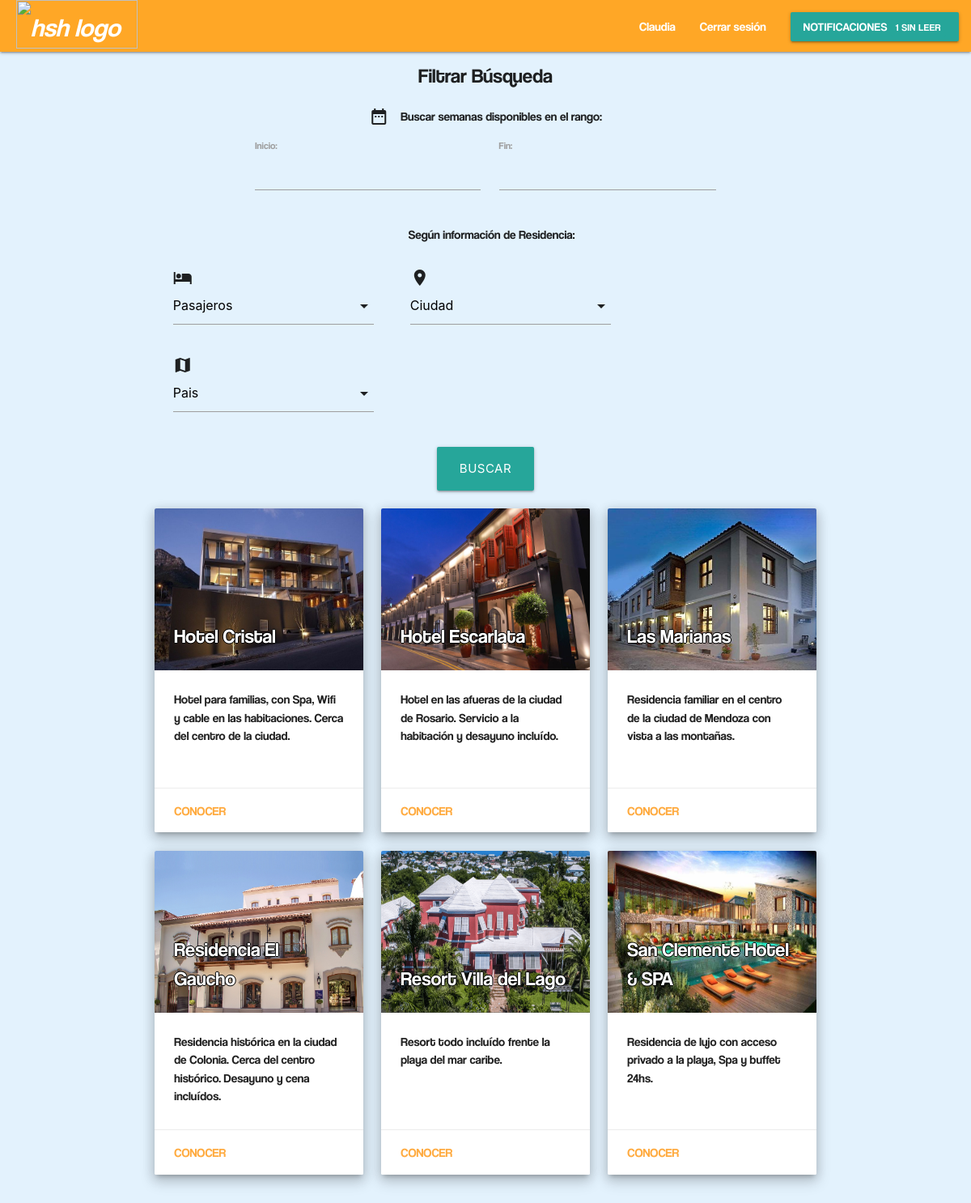
/buscar_residencias/ (signed in), run on the app's committed database.
### main/models.py (models this page shows, shortened)
class User(AbstractBaseUser, PermissionsMixin):
	email = models.EmailField(_('email address'), unique=True)
	first_name = models.CharField(_('nombre'), max_length=30, blank=True)
	last_name = models.CharField(_('apellido'), max_length=30, blank=True)
	date_joined = models.DateTimeField(_('date joined'), auto_now_add=True)
	is_active = models.BooleanField(_('active'), default=True)
	date_of_birth = models.DateField(_('fecha de nacimiento'))
	nacionalidad = models.CharField(max_length=50)
	creditos = models.IntegerField(default=2)
	premium = models.BooleanField(_('premium estatus'), default=False)
	is_staff = models.BooleanField(
		_('staff status'),
		default=False,
		help_text=_('Designates whether the user can log into this admin site.'),
	)
	metodo_de_pago = models.OneToOneField(
		'Tarjeta',
		on_delete=models.CASCADE,
		related_name='user'
		)
	objects = UserManager()
	USERNAME_FIELD = 'email'
	REQUIRED_FIELDS = []
	class Meta:
		verbose_name = _('cliente')
		verbose_name_plural = _('clientes')

class Residencia(models.Model):
	nombre = models.CharField(max_length=50)
	dirección = models.CharField(max_length=200)
	ciudad = models.CharField(max_length=100)
	pais = models.CharField(max_length=30)
	descripcion = models.TextField()
	habitaciones = models.IntegerField(default=0)
	personas = models.IntegerField(default=0)
	baños = models.IntegerField(default=0)
	class Meta:
		ordering = ['nombre']
	def primerFoto(self):
		if self.imagenes.exists():
			return self.imagenes.first().imagen.name[12:]
		else:
			return "fotos/68184730.jpg"

class Imagen(models.Model):
	residencia = models.ForeignKey(Residencia,on_delete=models.CASCADE,related_name='imagenes')
	imagen = models.ImageField(upload_to=('staticfiles/fotos'))

### main/views.py (the view)
# urls.py: path("buscar_residencias/", views.buscar_residencias, name="buscar_residencias"),
def buscar_residencias(request):
    residencias = Residencia.objects.all()
    subastas = []
    errores = ""
    if request.method == 'POST':
        form = BuscarResidenciaForm(request.POST)
        if form.is_valid():
            fecha_inicio = form.cleaned_data.get("inicio")
            fecha_fin = form.cleaned_data.get("fin")
            pasa_form = form.cleaned_data.get("pasajeros")
            pais_form = form.cleaned_data.get("pais")
            ciudad_form = form.cleaned_data.get("ciudad")
            if pasa_form != None and pais_form != "" and ciudad_form != "":
                subastas = Subasta.objects.filter(dia_inicial__gte = fecha_inicio,
                dia_inicial__lte = fecha_fin, residencia__personas = pasa_form,
                residencia__pais = pais_form, residencia__ciudad = ciudad_form)
            elif pais_form != "" and ciudad_form != "":
                subastas = Subasta.objects.filter(dia_inicial__gte = fecha_inicio,
                dia_inicial__lte = fecha_fin, residencia__pais = pais_form,
                residencia__ciudad = ciudad_form)
            elif pasa_form != None and ciudad_form != "":
                subastas = Subasta.objects.filter(dia_inicial__gte = fecha_inicio,
                dia_inicial__lte = fecha_fin, residencia__personas = pasa_form,
                residencia__ciudad = ciudad_form)
            elif pais_form != "" and pasa_form != None:
                subastas = Subasta.objects.filter(dia_inicial__gte = fecha_inicio,
                dia_inicial__lte = fecha_fin, residencia__personas = pasa_form,
                residencia__pais = pais_form)
            elif pasa_form != None:
                subastas = Subasta.objects.filter(dia_inicial__gte = fecha_inicio,
                dia_inicial__lte = fecha_fin, residencia__personas = pasa_form)
            elif pais_form != "":
                subastas = Subasta.objects.filter(dia_inicial__gte = fecha_inicio,
                dia_inicial__lte = fecha_fin, residencia__pais = pais_form)
            elif ciudad_form != "":
                subastas = Subasta.objects.filter(dia_inicial__gte = fecha_inicio,
                dia_inicial__lte = fecha_fin, residencia__ciudad = ciudad_form)
            else:
                subastas = Subasta.objects.filter(dia_inicial__gte = fecha_inicio,
                                                  dia_inicial__lte = fecha_fin)
        residencias = set([Residencia.objects.get(id=s.residencia.id) for s in subastas])
    else:
        form = BuscarResidenciaForm()
    paises = set(r.pais for r in Residencia.objects.all())
    ciudades = set(r.ciudad for r in Residencia.objects.all())
    pasajeros = set(r.personas for r in Residencia.objects.all())
    return render(request=request,
                  template_name="main/residencias/buscar_residencias.html",
                  context={"residencias": residencias,
                           "paises": paises,
                           "pasajeros": pasajeros,
                           "ciudades": ciudades,
                           "form": form,
                           "notificaciones": request.user.notificaciones.all()})

### main/forms.py (shortened to what this page needs)
class BuscarResidenciaForm(forms.Form):
    inicio = forms.DateField(
        widget=forms.DateInput(format='%d/%m/%Y', attrs={'class': 'datepicker'}),
        input_formats=('%d/%m/%Y', )
        )
    fin = forms.DateField(
        widget=forms.DateInput(format='%d/%m/%Y', attrs={'class': 'datepicker'}),
        input_formats=('%d/%m/%Y', )
        )
    pasajeros = forms.IntegerField(required=False)
    ciudad = forms.CharField(required=False)
    pais = forms.CharField(required=False)

### main/models.py (called while the page is built)
	def __str__(self):
		return self.info

### main/templates/main/residencias/buscar_residencias.html (shortened to what this page needs)
{% extends "main/headers/header_logged_in.html" %}
{% load static %}
{% block content %}
<body>
  <h5 class="centrar">Filtrar Búsqueda</h5>
  <form method="post">
    <div class="row centrar">
      <div class="col">
        <p class="centrar"><i class="material-icons">date_range</i>
          &ensp;&ensp;Buscar semanas disponibles en el rango:</p>
        <div class="col">
          <div class="fieldWrapper">
            <label for='{{ form.inicio }}'>Inicio:</label>
            {{ form.inicio }}
          </div>
        </div>
        <div class="col">
          <div class="fieldWrapper">
            <label for='{{ form.fin }}'>Fin:</label>
            {{ form.fin }}
          </div>
        </div>
      </div>
    </div>
    <div class="row centrar">
    <div class="col">
      <p class="centrar">&ensp;&ensp;Según información de Residencia:</p>
      <div class="col">
        <div class="input-field col s12">
          <i class="material-icons">hotel</i>
        </div>
      </div>
    <div class="col">
      <div class="input-field col s12">
        <i class="material-icons">location_on</i>
      </div>
    </div>
    <div class="col">
      <div class="input-field col s12">
        <i class="material-icons">map</i>
      </div>
    </div>
    </div>
  </div>
    <div class="centrar">
      <button type="submit" class="waves-effect waves-light btn-large">Buscar</button>
    </div>
  </form>
    <div class="row">
      {% if residencias %}
        {% for r in residencias %}
          <div class="col s12 m7 l4">
            <div class="card medium z-depth-3">
              <div class="card-image">
                <img src="{% static r.primerFoto %}" height="200">
                <span class="card-title" style="text-shadow: -1px 0 black, 0 1px black, 1px 0 black, 0 -1px black;">{{r.nombre}}</span>
              </div>
              <div class="card-content" style="overflow: auto">
                <p>{{r.descripcion}}</p><br>
              </div>
              <div class="card-action">
                <a href="/ver_residencia/{{r.id}}">Conocer</a>
              </div>
            </div>
          </div>
        {% endfor %}
      {% else %}
        <h5 class="centrar">No se encontraron resultados</h5>
      {% endif %}
    </div>
</body>
{% endblock %}

### main/templates/main/headers/header_logged_in.html (shortened to what this page needs)
{% extends "main/builder.html" %}
{% load staticfiles %}
{% block builder %}
  <header>
    <div class="navbar-fixed">
      <nav>
        <div class="nav-wrapper #ffa726 orange lighten-1">
          <a href="/" class="brand-logo">
          <img class="logo" src="{% static 'logos/HSH-Complete.svg' %}" alt="hsh logo">
          </a>
          <ul id="nav-mobile" class="right hide-on-med-and-down">
            <li><a href="/perfil">{{request.user.first_name}}</a></li>
            <li><a href="/logout">Cerrar sesión</a></li>
            <li>
              <a class="btn dropdown-trigger" data-target="dropdown2">
                Notificaciones<span class="new badge" data-badge-caption="sin leer">
                {{notificaciones.count}}</span>
              </a>
            </li>
          </ul>
      </nav>
    </div>
    <div class="container">
      {% block content %}
      {% endblock %}
    </div>
  </header>
{% endblock %}

### staticfiles/css/main.css (style rules this page uses)
.centrar { display: flex; justify-content: center; }
body { background: #e3f2fd; font-family: coolvetica; }
.logo { background-size: 300px; background-repeat: no-repeat; width: 150px; height: 60px; margin-left: 20; position: relative; }

### data on the page
User: user.first_name "Claudia", count "1"
Residencia: id.imagen (picture), nombre "Hotel Cristal", descripcion "Hotel para familias, con Spa, Wifi y cable en las habitaciones. Cerca del centro de la ciudad."
Residencia: id.imagen (picture), nombre "Hotel Escarlata", descripcion "Hotel en las afueras de la ciudad de Rosario. Servicio a la habitación y desayuno incluído."
Residencia: id.imagen (picture), nombre "Las Marianas", descripcion "Residencia familiar en el centro de la ciudad de Mendoza con vista a las montañas."
Residencia: id.imagen (picture), nombre "Residencia El Gaucho", descripcion "Residencia histórica en la ciudad de Colonia. Cerca del centro histórico. Desayuno y cena incluídos."
Residencia: id.imagen (picture), nombre "Resort Villa del Lago", descripcion "Resort todo incluído frente la playa del mar caribe."
Residencia: id.imagen (picture), nombre "San Clemente Hotel & SPA", descripcion "Residencia de lujo con acceso privado a la playa, Spa y buffet 24hs."
